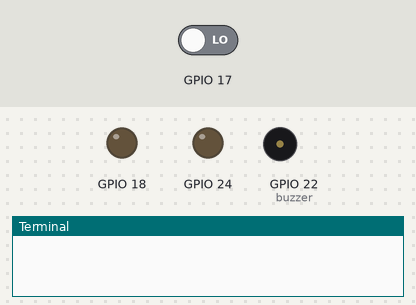
Bench run of a program on a simulated Raspberry Pi (BCM pin numbers). On the bench: output pins drawn as LEDs (lit = HIGH), buzzer (waves = sounding, pin HIGH), the last lines printed to the terminal. Dashed ring = blinking. The inputs (shaded band) are chosen by the test bench; at power-on: GPIO 17 LOW. Threads take turns every 2 ms.

Above: at 1.2 s.
1.3 s: GPIO 17 driven HIGH
At 1.55 s:
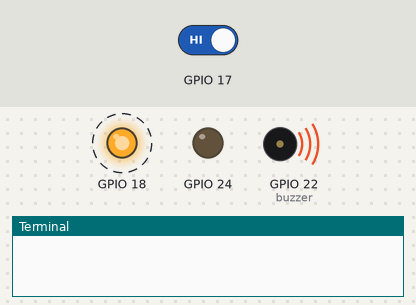
4.3 s: GPIO 17 driven LOW
5.8 s: GPIO 17 driven HIGH
At 8.6 s:
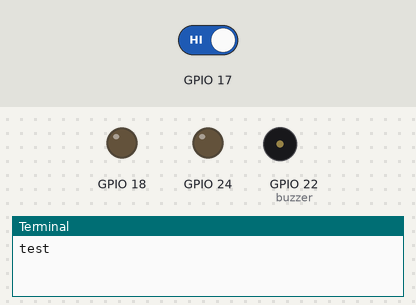
Timing chart, 0 to 10.1 s (numbered marks = the images above; inputs shaded):
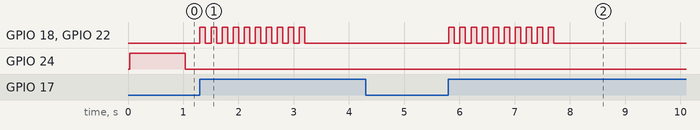

Measured:
- after the input at 1.3 s, GPIO 18, GPIO 22 (buzzer): alternates HIGH for 0.10 s and LOW for 0.10 s, 20 changes in all, then stays LOW, starting at once
- after the input at 5.8 s, GPIO 18, GPIO 22 (buzzer): alternates HIGH for 0.10 s and LOW for 0.10 s, 20 changes in all, then stays LOW, starting at once

The program:

server.py
```python
from flask import Flask
from flask import render_template
from flask_socketio import SocketIO, send, emit
from mouvement import Mouvement
from TemperatureSensor import TemperatureSensor
import time
import threading

app = Flask(__name__)
socketio = SocketIO(app)

@app.route("/")
def index():
    return render_template('index.html')


#def message_loop():
#    while True:
#        message = input('Mouvement détecté')
#        socketio.emit('alert', message, Broadcast=True)

# Vue que notre méthode pour lire nos message est une boucle infinie
# Elle bloquerait notre serveur. Qui ne pourrait répondre à aucune requête.
# Ici nous créons un Thread qui va permettre à notre fonction de se lancer
# en parallèle du serveur.
#read_messages = threading.Thread(target=message_loop)
#read_messages.start()

mouvement = Mouvement(17)
temp_c = TemperatureSensor()

read_mouvement = threading.Thread(target=mouvement.mouvement_loop,args=(socketio,))
read_mouvement.start()

#read_temperature = threading.Thread(target=temp_c.temperature_loop,args=(socketio,))
#read_temperature.start()
```

mouvement.py
```python
import RPi.GPIO as GPIO
import time
from flask_socketio import SocketIO, send, emit
from Led import Led
from Buzzer import Buzzer

# //Initialisation de notre GPIO 17 pour recevoir un signal
# //Contrairement à nos LEDs avec lesquelles on envoyait un signal

lightblue = Led(24)
lightred = Led(18)
buzzer = Buzzer(22)


class Mouvement():
    def __init__(self, broche):
        GPIO.setmode(GPIO.BCM)
        GPIO.setwarnings(False)
        self.broche = broche
        GPIO.setup(broche, GPIO.IN)

    def mouvement_loop(self, socketio):
        currentstate = 0
        previousstate = 0
        lightblue.on()
        while True:
            currentstate = GPIO.input(self.broche)
            if currentstate == 1 and previousstate == 0:
                previousstate = 1
                lightblue.off()
                lightred.light_blink()
                socketio.emit('alert', '1', Broadcast=True)
                buzzer.buzzer_blink()
            elif currentstate == 0 and previousstate == 1:
                socketio.emit('alert', '0', Broadcast=True)
                previousstate = 0
                print('test')
            time.sleep(0.01)
```

TemperatureSensor.py
```python
# Imports
import os
import glob
import time
import Led
from flask import render_template
from flask import Flask
from flask_socketio import SocketIO, send, emit
app = Flask(__name__)


class TemperatureSensor():

    def __init__(self, device_file='/sys/bus/w1/devices/28-01131a446afe/w1_slave'):
        os.system('modprobe w1-gpio')  # Allume le module 1wire
        os.system('modprobe w1-therm')
        self.device_file = device_file

    def read_temp_raw(self):
        f = open(self.device_file, 'r')  # Ouvre le fichier
        lines = f.readlines()  # Returns the text
        f.close()
        return lines

    # Lis la temperature
    def read_temp(self):
        lines = self.read_temp_raw()  # Lit le fichier de température
        # Tant que la première ligne ne vaut pas 'YES', on attend 0,2s
        # On relis ensuite le fichier
        while lines[0].strip()[-3:] != 'YES':
            time.sleep(0.2)
            lines = self.read_temp_raw()
        # On cherche le '=' dans la seconde ligne du fichier
        equals_pos = lines[1].find('t=')
        # Si le '=' est trouvé, on converti ce qu'il y a après le '=' en degrées celcius
        if equals_pos != -1:
            temp_string = lines[1][equals_pos + 2:]
            temp_c = float(temp_string) / 1000.0
            return round(temp_c, 1)

    def read_celcius(self):
        celcius = self.read_temp()
        if celcius < 15:
            lightb.on()
            lightr.off()
            return render_template('base.html')
        elif celcius > 30:
            lightb.off()
            lightr.on()
            return render_template('base.html')
        else:
            lightb.off()
            lightr.off()
            return render_template('base.html')

    def read_fahrenheit(self):
        fahrenheit = self.read_temp() * 1.8 + 32

        return self.read_fahrenheit()

    # On affiche la temérature tant que le script tourne
    def temperature_loop(self, socketio):
        while True:
            socketio.emit('temp', self.read_temp(), Broadcast=True)
            time.sleep(2)
```

Led.py
```python
import threading
import RPi.GPIO as GPIO
import time


class Led():
    def __init__(self, broche):
        GPIO.setmode(GPIO.BCM)
        GPIO.setwarnings(False)
        self.broche = broche

        GPIO.setup(broche, GPIO.OUT)

    def on(self):
        GPIO.output(self.broche, GPIO.HIGH)
        time.sleep(1)
        GPIO.output(self.broche, GPIO.LOW)

    def off(self):
        GPIO.output(self.broche, GPIO.LOW)

    def blink(self):
        i = 0
        while i < 10:
            GPIO.output(self.broche, GPIO.HIGH)
            time.sleep(0.1)
            GPIO.output(self.broche, GPIO.LOW)
            time.sleep(0.1)
            i = i + 1

    def light_blink(self):
        blinklr = threading.Thread(target=self.blink)
        blinklr.start()
```

Buzzer.py
```python
import threading
import RPi.GPIO as GPIO
import time


class Buzzer():
    def __init__(self, broche):
        GPIO.setmode(GPIO.BCM)
        GPIO.setwarnings(False)
        self.broche = broche

        GPIO.setup(broche, GPIO.OUT)

    def on(self):
        GPIO.output(self.broche, GPIO.HIGH)
        time.sleep(0.2)
        GPIO.output(self.broche, GPIO.LOW)

    #    def off(self):
    #        GPIO.output(self.broche, GPIO.LOW)

    def blink(self):
        i = 0
        while i < 10:
            GPIO.output(self.broche, GPIO.HIGH)
            time.sleep(0.1)
            GPIO.output(self.broche, GPIO.LOW)
            time.sleep(0.1)
            i = i + 1

    def buzzer_blink(self):
        blinkbz = threading.Thread(target=self.blink)
        blinkbz.start()
```
